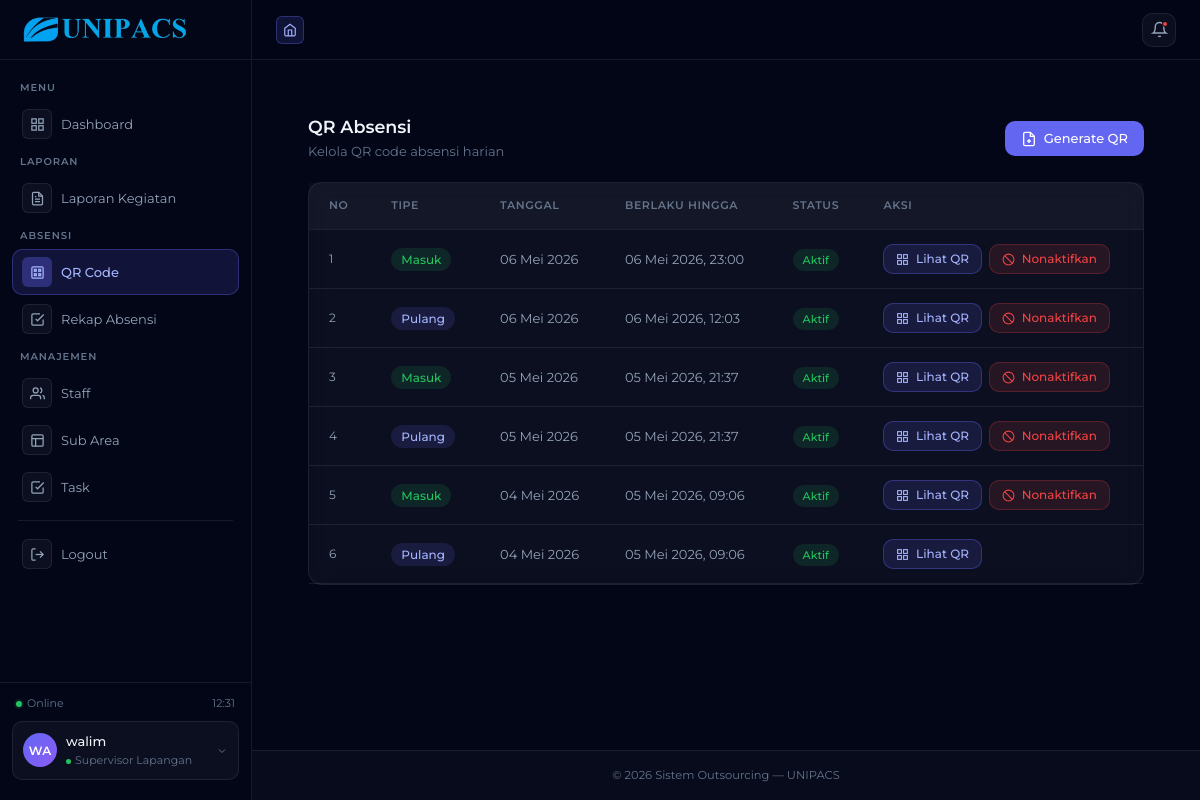
Before: /supervisor/qr/ (signed in) with the older database file.
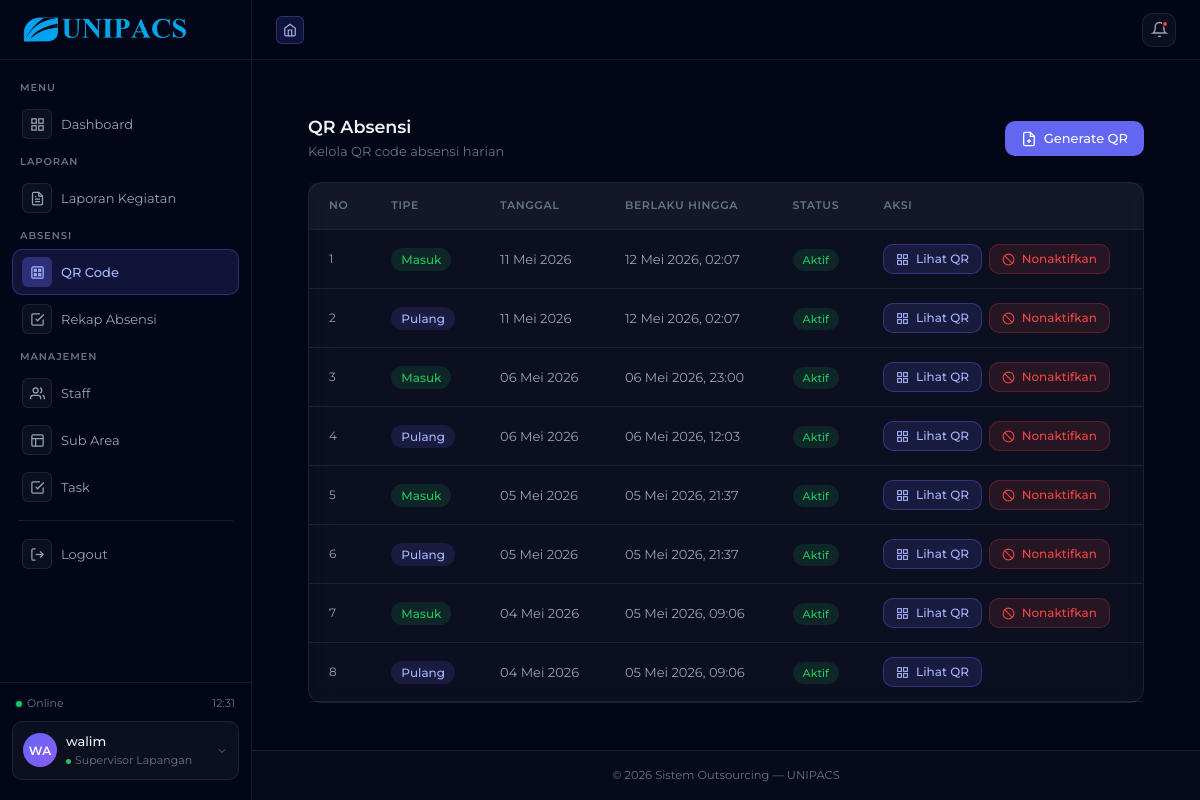
After: the same page with the newer database file.
### outsourcing/models.py (models this page shows, shortened)
class QRAbsensi(models.Model):
    supervisor     = models.ForeignKey(User, on_delete=models.CASCADE, related_name='qr_dibuat', limit_choices_to={'role': RoleChoices.SUPERVISOR})
    token          = models.UUIDField(default=uuid.uuid4, unique=True, editable=False)
    tanggal        = models.DateField(default=timezone.localdate)
    tipe           = models.CharField(max_length=10, choices=QRTypeChoices.choices)
    berlaku_hingga = models.DateTimeField()
    jam_berlaku_mulai = models.DateTimeField(null=True, blank=True)  # earliest valid scan time for QR pulang
    is_active      = models.BooleanField(default=True)
    dibuat_pada    = models.DateTimeField(auto_now_add=True)
    def is_valid(self):
        now = timezone.now()
        if not self.is_active:
            return False, 'QR tidak aktif.'
        if now > self.berlaku_hingga:
            return False, 'QR sudah expired.'
        return True, None
    class Meta:
        verbose_name   = 'QR Absensi'
        unique_together = ['supervisor', 'tanggal', 'tipe']  # 1 QR masuk + 1 QR pulang per supervisor per hari
        ordering            = ['-tanggal', 'tipe']

### outsourcing/views/supervisor/absensi.py (the view)
# urls.py: path('supervisor/qr/', qr_list, name='supervisor_qr_list'),
@supervisor_required
def qr_list(request):
    qr_qs = (
        QRAbsensi.objects
        .filter(supervisor=request.user)
        .order_by('-tanggal', 'tipe')
    )
    return render(request, 'supervisor/absensi/qr_list.html', {
        'qr_list': qr_qs,
    })

### outsourcing/templates/supervisor/absensi/qr_list.html (shortened to what this page needs)
{% extends 'supervisor/base_supervisor.html' %}
{% block content %}
<div class="page-content">
  <div class="d-flex align-items-center justify-content-between mb-4 flex-wrap gap-3">
    <div>
      <h5 class="mb-1" style="font-weight:600;color:var(--clr-text-primary)">QR Absensi</h5>
      <p class="mb-0" style="font-size:13px;color:var(--clr-text-muted)">Kelola QR code absensi harian</p>
    </div>
    <div>
      <a href="{% url 'supervisor_qr_generate' %}" class="btn" style="background:var(--clr-accent);color:#fff;border:none">
        <svg width="16" height="16" viewBox="0 0 24 24" fill="none" stroke="currentColor" stroke-width="2" class="me-1">
          <path d="M14 2H6a2 2 0 0 0-2 2v16a2 2 0 0 0 2 2h12a2 2 0 0 0 2-2V8z"/>
          <polyline points="14,2 14,8 20,8"/>
          <line x1="12" y1="18" x2="12" y2="12"/>
          <line x1="9" y1="15" x2="15" y2="15"/>
        </svg>
        Generate QR
      </a>
    </div>
  </div>
  {% if qr_list %}
  <div class="card qr-table-view">
    <div class="card-body p-0">
      <div class="table-responsive">
        <table class="table table-hover mb-0">
          <thead>
            <tr>
              <th style="padding:14px 20px">No</th>
              <th style="padding:14px 20px">Tipe</th>
              <th style="padding:14px 20px">Tanggal</th>
              <th style="padding:14px 20px">Berlaku Hingga</th>
              <th style="padding:14px 20px">Status</th>
              <th style="padding:14px 20px">Aksi</th>
            </tr>
          </thead>
          <tbody>
            {% for qr in qr_list %}
            <tr>
              <td style="padding:14px 20px;color:var(--clr-text-muted);font-size:12px">{{ forloop.counter }}</td>
              <td style="padding:14px 20px">
                {% if qr.tipe == 'masuk' %}
                  <span class="badge-aktif" style="font-size:12px">Masuk</span>
                {% else %}
                  <span class="badge-selesai" style="font-size:12px">Pulang</span>
                {% endif %}
              </td>
              <td style="padding:14px 20px"><span style="font-size:13px">{{ qr.tanggal|date:"d M Y" }}</span></td>
              <td style="padding:14px 20px"><span style="font-size:13px">{{ qr.berlaku_hingga|date:"d M Y, H:i" }}</span></td>
              <td style="padding:14px 20px">
                {% if qr.is_valid %}
                  <span class="badge-aktif">Aktif</span>
                {% elif not qr.is_active %}
                  <span class="badge-draft">Dinonaktifkan</span>
                {% else %}
                  <span class="badge-dikirim">Expired</span>
                {% endif %}
              </td>
              <td style="padding:14px 20px">
                <div class="d-flex gap-2">
                  <a href="{% url 'supervisor_qr_generate' %}" class="btn btn-sm"
                     style="background:var(--clr-accent-light);color:#a5b4fc;border:1px solid var(--clr-accent-mid);font-size:12px;padding:5px 12px">
                    <svg width="13" height="13" viewBox="0 0 24 24" fill="none" stroke="currentColor" stroke-width="2" class="me-1"><rect x="3" y="3" width="7" height="7"/><rect x="14" y="3" width="7" height="7"/><rect x="14" y="14" width="7" height="7"/><rect x="3" y="14" width="7" height="7"/></svg>
                    Lihat QR
                  </a>
                  {% if qr.is_active %}
                  <button class="btn btn-sm btn-nonaktif"
                          data-qr-id="{{ qr.pk }}" data-tipe="{{ qr.tipe }}"
                          style="background:var(--clr-danger-light);color:var(--clr-danger);border:1px solid rgba(239,68,68,0.25);font-size:12px;padding:5px 12px">
                    <svg width="13" height="13" viewBox="0 0 24 24" fill="none" stroke="currentColor" stroke-width="2" class="me-1"><circle cx="12" cy="12" r="10"/><line x1="4.93" y1="4.93" x2="19.07" y2="19.07"/></svg>
                    Nonaktifkan
                  </button>
                  {% endif %}
                </div>
              </td>
            </tr>
            {% endfor %}
          </tbody>
        </table>
      </div>
    </div>
  </div>
  {% endif %}
</div>
{% endblock %}

Changed rows visible on the page:
added QRAbsensi: tipe "Masuk", tanggal "11 Mei 2026", berlaku_hingga "12 Mei 2026, 02:07", is_active "Aktif"
added QRAbsensi: tipe "Pulang", tanggal "11 Mei 2026", berlaku_hingga "12 Mei 2026, 02:07", is_active "Aktif"
